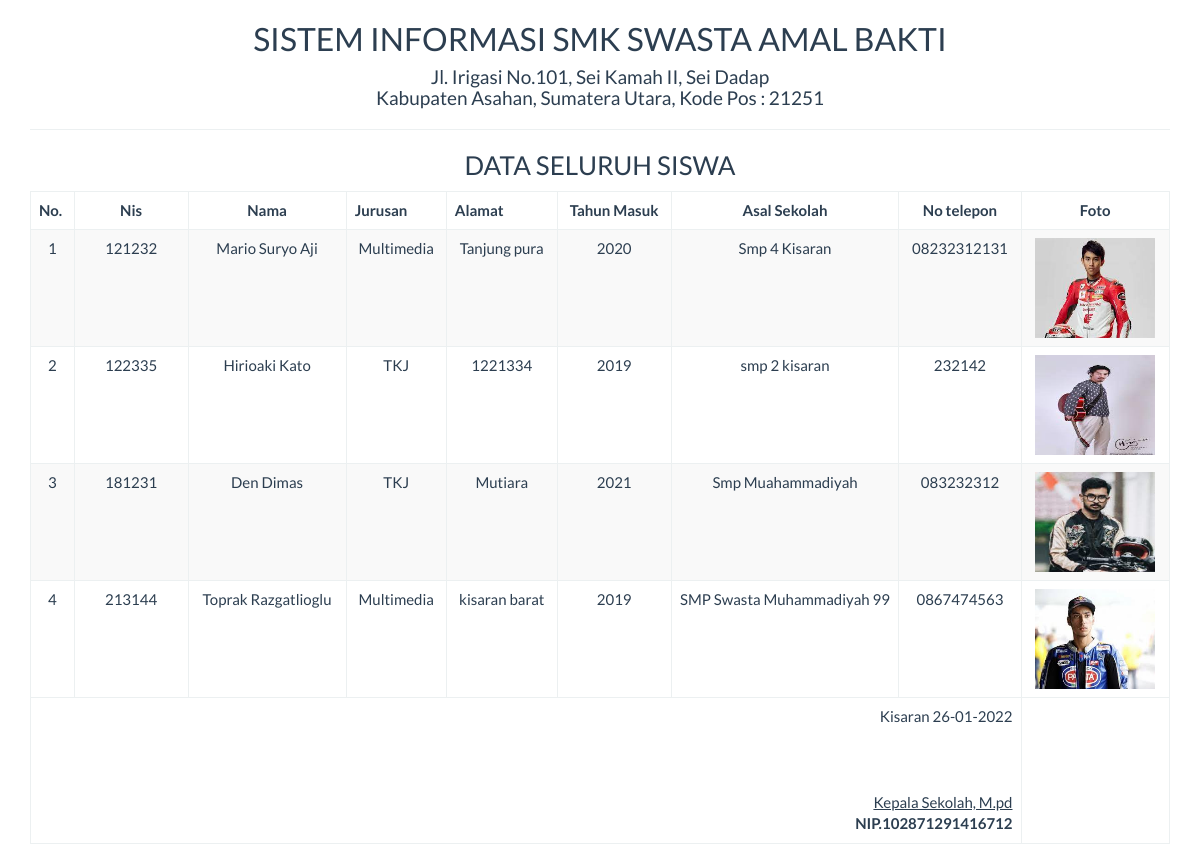
The page /report/datasiswa_semua.php on the database its author committed.
### tables this page shows
CREATE TABLE IF NOT EXISTS `datasiswa` (
`nis` int(5) NOT NULL,
  `nama` varchar(25) NOT NULL,
  `kelas` varchar(255) NOT NULL,
  `alamat` varchar(20) NOT NULL,
  `gender` varchar(50) NOT NULL,
  `agama` varchar(25) NOT NULL,
  `no_telp` varchar(50) NOT NULL,
  `foto` varchar(255) NOT NULL,
  `thn_masuk` varchar(11) NOT NULL,
  `Jurusan` varchar(50) NOT NULL,
  `asal_sekolah` varchar(500) NOT NULL,
  `Status` varchar(15) NOT NULL
);

### report/datasiswa_semua.php (the view, shortened to what this page needs)
<!DOCTYPE html>
<html>
    <head>
        <link href="../Assets/css/bootstrap.min.css" rel="stylesheet" type="text/css"/>
    </head>
    <body onload="print()">
        <?php
        include '../config/koneksi.php';
        ?>
        <div class="container">
            <div class='row'>
                <div class="col-sm-12">
                    <div class="text-center">
                        <h2>SISTEM INFORMASI SMK SWASTA AMAL BAKTI </h2>
                        <h4>Jl. Irigasi No.101, Sei Kamah II, Sei Dadap <br> Kabupaten Asahan, Sumatera Utara, Kode Pos : 21251 </h4>
                        <hr>
                        <h3>DATA SELURUH SISWA</h3>
                        <table class="table table-bordered table-striped table-hover">
                        <tbody>
                                <thead>
								<tr>
									<th>No.</th>
                                    <th width="10%"><center>Nis</center>
                                    </th><th><center>Nama</center></th>
                                    <th>Jurusan</th>
                                    <th>Alamat</th>
                                    <th width="10%"><center>Tahun Masuk</center></th>
                                    <th width="20%"><center>Asal Sekolah</center></th>
                                    <th><center>No telepon</center></th>
                                    <th><center>Foto</center></th>
								</tr>
								</thead>
							<tbody>
                            <?php
                            $sql = "SELECT * FROM datasiswa";
                            $query = mysqli_query($koneksi, $sql) or die("SQL Anda Salah");
                            $nomor = 0;
                            while ($data = mysqli_fetch_array($query)) {
                                $nomor++;
                                ?>
                                <tr>
                                    <td><?= $nomor ?></td>
									<td><?= $data['nis'] ?></td>
                                    <td><?= $data['nama'] ?></td>
                                    <td><?= $data['Jurusan'] ?></td>
                                    <td><?= $data['alamat']?></td>
                                    <td><?= $data['thn_masuk'] ?></td>
									<td><?= $data['asal_sekolah'] ?></td>
									<td><?= $data['no_telp'] ?></td>
                                    <td><img src="../foto/<?= $data['foto']?>" width="120" height="100"></td>
                                </tr>
                            <?php } ?>
							</tbody>
                        </tbody>
                            <tfoot>
                                <tr>
                                    <td colspan="8" class="text-right">
                                        Kisaran  <?= date("d-m-Y") ?>
                                        <br><br><br><br>
                                        <u>Kepala Sekolah, M.pd<strong></u><br>
                                        NIP.102871291416712
									</td>
								</tr>
							</tfoot>
                        </table>
                    </div>
                </div>
            </div>
    </body>
</html>

### rows shown on the page
datasiswa: nis "121232", nama "Mario Suryo Aji", Jurusan "Multimedia", alamat "Tanjung pura", thn_masuk "2020", asal_sekolah "Smp 4 Kisaran", no_telp "08232312131", foto (picture)
datasiswa: nis "122335", nama "Hirioaki Kato", Jurusan "TKJ", alamat "1221334", thn_masuk "2019", asal_sekolah "smp 2 kisaran", no_telp "232142", foto (picture)
datasiswa: nis "181231", nama "Den Dimas", Jurusan "TKJ", alamat "Mutiara", thn_masuk "2021", asal_sekolah "Smp Muahammadiyah", no_telp "083232312", foto (picture)
datasiswa: nis "213144", nama "Toprak Razgatlioglu", Jurusan "Multimedia", alamat "kisaran barat", thn_masuk "2019", asal_sekolah "SMP Swasta Muhammadiyah 99", no_telp "0867474563", foto (picture)
